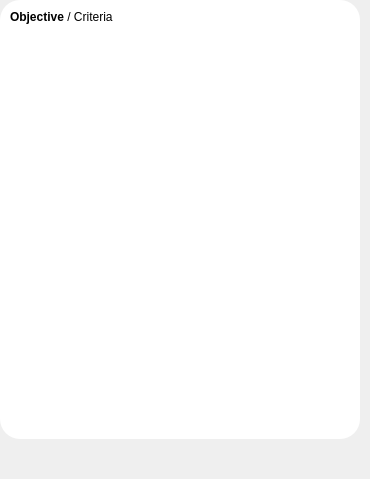
        <widget class="QWidget" name="Page3_Functional">
         <layout class="QHBoxLayout" name="horizontalLayout_4">
          <property name="spacing">
           <number>10</number>
          </property>
          <property name="leftMargin">
           <number>0</number>
          </property>
          <property name="topMargin">
           <number>0</number>
          </property>
          <property name="rightMargin">
           <number>0</number>
          </property>
          <property name="bottomMargin">
           <number>0</number>
          </property>
          <item>
           <widget class="QWidget" name="Functional_LeftWidget" native="true">
            <layout class="QVBoxLayout" name="Functional_LeftWidget_Layout">
             <property name="spacing">
              <number>5</number>
             </property>
             <property name="leftMargin">
              <number>0</number>
             </property>
             <property name="topMargin">
              <number>0</number>
             </property>
             <property name="rightMargin">
              <number>0</number>
             </property>
             <property name="bottomMargin">
              <number>0</number>
             </property>
             <item>
              <widget class="QFrame" name="frame_5">
               <property name="styleSheet">
                <string notr="true">QFrame {
background-color: rgba(255, 255, 255, 255);
border-radius: 20px
}</string>
               </property>
               <layout class="QVBoxLayout" name="verticalLayout_17">
                <property name="spacing">
                 <number>5</number>
                </property>
                <property name="leftMargin">
                 <number>10</number>
                </property>
                <property name="topMargin">
                 <number>10</number>
                </property>
                <property name="rightMargin">
                 <number>10</number>
                </property>
                <property name="bottomMargin">
                 <number>10</number>
                </property>
                <item>
                 <widget class="QLabel" name="label_3">
                  <property name="text">
                   <string>&lt;html&gt;&lt;head/&gt;&lt;body&gt;&lt;p&gt;&lt;span style=&quot; font-weight:700;&quot;&gt;Objective &lt;/span&gt;/ Criteria&lt;/p&gt;&lt;/body&gt;&lt;/html&gt;</string>
                  </property>
                 </widget>
                </item>
                <item>
                 <widget class="QTreeWidget" name="Functional_list">
                  <property name="sizePolicy">
                   <sizepolicy hsizetype="Fixed" vsizetype="Fixed">
                    <horstretch>0</horstretch>
                    <verstretch>0</verstretch>
                   </sizepolicy>
                  </property>
                  <property name="minimumSize">
                   <size>
                    <width>340</width>
                    <height>400</height>
                   </size>
                  </property>
                  <property name="maximumSize">
                   <size>
                    <width>340</width>
                    <height>400</height>
                   </size>
                  </property>
                  <property name="frameShape">
                   <enum>QFrame::Box</enum>
                  </property>
                  <property name="frameShadow">
                   <enum>QFrame::Plain</enum>
                  </property>
                  <property name="lineWidth">
                   <number>1</number>
                  </property>
                  <property name="horizontalScrollBarPolicy">
                   <enum>Qt::ScrollBarAsNeeded</enum>
                  </property>
                  <property name="showDropIndicator" stdset="0">
                   <bool>false</bool>
                  </property>
                  <property name="selectionMode">
                   <enum>QAbstractItemView::SingleSelection</enum>
                  </property>
                  <property name="selectionBehavior">
                   <enum>QAbstractItemView::SelectRows</enum>
                  </property>
                  <property name="indentation">
                   <number>10</number>
                  </property>
                  <property name="itemsExpandable">
                   <bool>true</bool>
                  </property>
                  <property name="animated">
                   <bool>true</bool>
                  </property>
                  <property name="wordWrap">
                   <bool>true</bool>
                  </property>
                  <property name="headerHidden">
                   <bool>true</bool>
                  </property>
                  <property name="columnCount">
                   <number>1</number>
                  </property>
                  <attribute name="headerVisible">
                   <bool>false</bool>
                  </attribute>
                  <column>
                   <property name="text">
                    <string>1</string>
                   </property>
                  </column>
                 </widget>
                </item>
               </layout>
              </widget>
             </item>
             <item>
              <spacer name="verticalSpacer_39">
               <property name="orientation">
                <enum>Qt::Vertical</enum>
               </property>
               <property name="sizeHint" stdset="0">
                <size>
                 <width>20</width>
                 <height>40</height>
                </size>
               </property>
              </spacer>
             </item>
            </layout>
           </widget>
          </item>
          <item>
           <widget class="QStackedWidget" name="Functional_MainWidget">
            <property name="styleSheet">
             <string notr="true">background-color: rgb(236, 246, 239);
border: 0px solid #000000;
border-radius: 20px;

</string>
            </property>
            <property name="lineWidth">
             <number>0</number>
            </property>
            <property name="currentIndex">
             <number>0</number>
            </property>
            <widget class="QWidget" name="default_8"/>
            <widget class="QWidget" name="default_9"/>
           </widget>
          </item>
         </layout>
        </widget>
